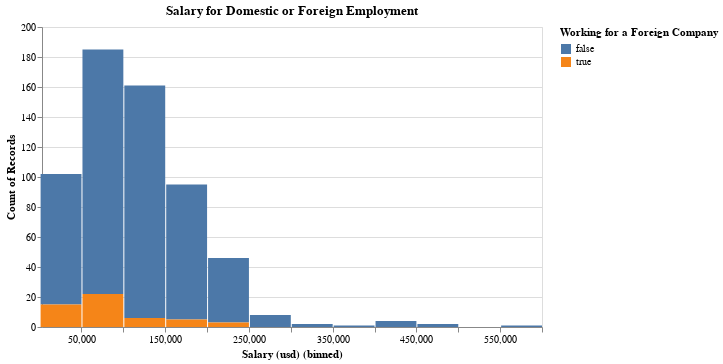

Notebook source saved alongside this figure:
### Markdown cell above
## Working for a Foreign Company

### Code cell
alt.Chart(data).mark_bar().encode(
    x=alt.X(field="Salary (usd)", type="quantitative", bin=alt.Bin(step=50000), scale=salary_scale),
    y="count()",
    tooltip=["count()"],
    color="Working for a Foreign Company"
).properties(width=WIDTH, height=HEIGHT, title="Salary for Domestic or Foreign Employment")

### Figure 1 — Vega-Lite specification as saved in the notebook (floating-point values rounded to 4 significant figures; data arrays with more than 128 entries replaced by an {"elided": "..."} marker saying what was removed)
{"config": {"view": {"continuousWidth": 400, "continuousHeight": 300}}, "data": {"name": "data-dd6cf98015db17211f7550a598c2e4d4"}, "mark": "bar", "encoding": {"color": {"type": "nominal", "field": "Working for a Foreign Company"}, "tooltip": [{"type": "quantitative", "aggregate": "count"}], "x": {"type": "quantitative", "bin": {"step": 50000}, "field": "Salary (usd)", "scale": {"domain": [2859, 600000]}}, "y": {"type": "quantitative", "aggregate": "count"}}, "height": 300, "title": "Salary for Domestic or Foreign Employment", "width": 500, "$schema": "https://vega.github.io/schema/vega-lite/v4.8.1.json", "datasets": {"data-dd6cf98015db17211f7550a598c2e4d4": {"elided": "607 records"}}}
